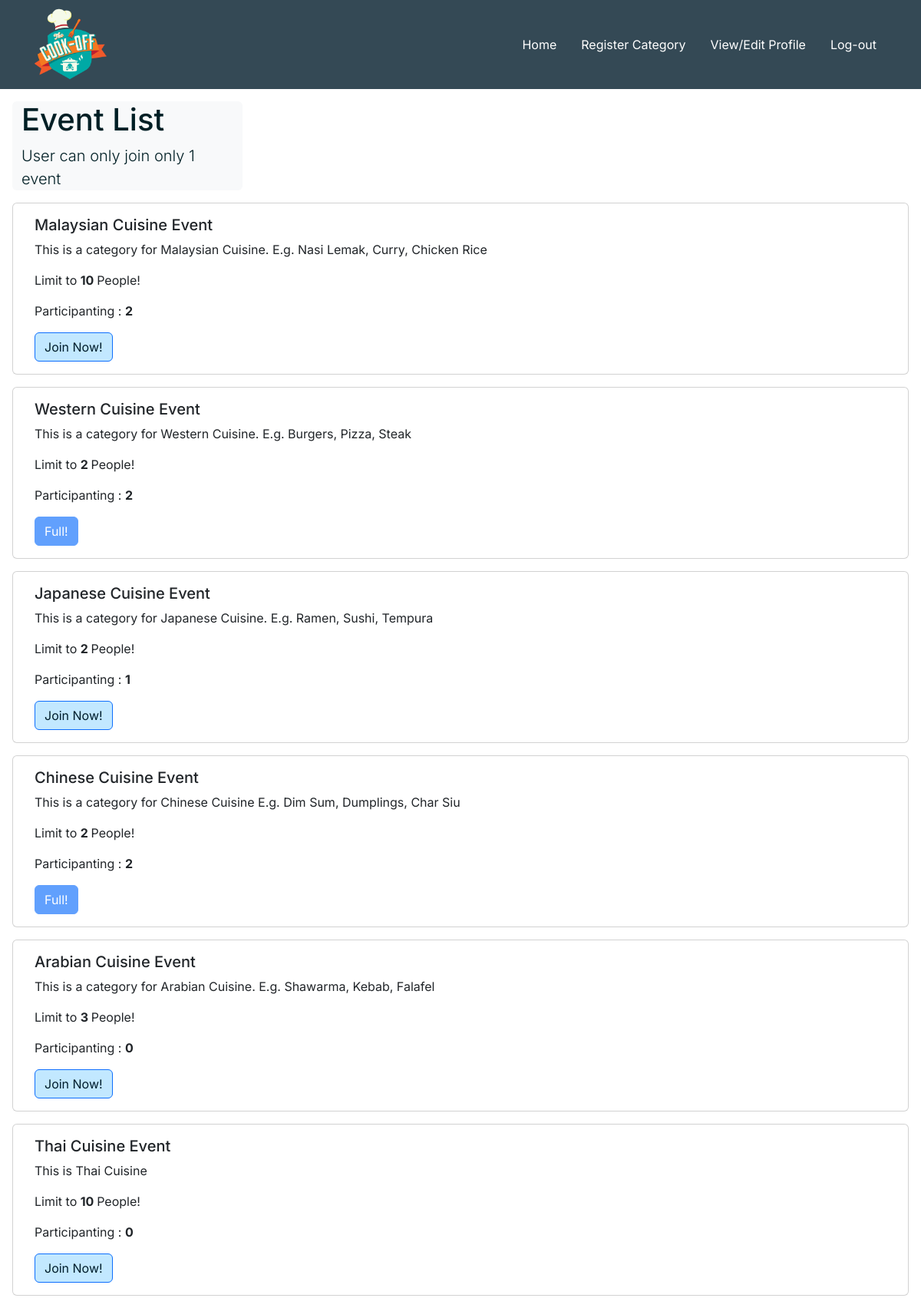
Screenshot of /src/main2.php (signed in) with the database file from the repository.
### tables this page shows
CREATE TABLE IF NOT EXISTS `category1` (
  `id_Category` int NOT NULL AUTO_INCREMENT,
  `Category` varchar(255) NOT NULL,
  `CategoryQuota` varchar(255) NOT NULL,
  `Descrip` varchar(255) NOT NULL,
  PRIMARY KEY (`id_Category`)
);

### src/main2.php (the view, shortened to what this page needs)
<?php
$servername = "localhost";
$userdb = "root";
$passworddb = "";
$dbname = "database1";
$conn = mysqli_connect($servername, $userdb, $passworddb, $dbname);
$sql = "SELECT * FROM category1 WHERE NOT id_Category=1";
$result = mysqli_query($conn, $sql);
?>
<!DOCTYPE html>
<html lang="en">
<head>
  <link href="https://cdn.jsdelivr.net/npm/bootstrap@5.3.0-alpha3/dist/css/bootstrap.min.css" rel="stylesheet"
><link rel="stylesheet" href="styles.css" />
</head>
<body>
  <?php include 'header.php'; ?>
  <div class="container-fluid m-3 bg-light col-3 rounded-2">
    <h1>Event List</h1>
    <div class=lead>User can only join only 1 event</div>
  </div>
  <?php if (mysqli_num_rows($result) > 0) {
    while ($table = mysqli_fetch_array($result, MYSQLI_NUM)) {
      $id = $table[0];
      $Name = $table[1];
      $Quota = $table[2];
      $Dercription = $table[3];
      $sql_count = "SELECT * FROM table1 WHERE id_Category = $id ";
      $count = mysqli_num_rows(mysqli_query($conn, $sql_count));
      ?>
      <div class="row m-3 ">
        <div class="card">
          <div class="card-body">
            <h5 class="card-title">
              <?php echo "$Name" ?> Event
            </h5>
            <p class="card-text">
              <?php echo "$Dercription" ?>
            </p>
            <p class="card-text">
              Limit to <strong>
                <?php echo "$Quota" ?>
              </strong> People!
            </p>
            <p class="card-text">
              Participanting : <strong>
                <?php echo "$count" ?>
              </strong>
            </p>
            <?php
            if ($count >= $Quota) {
              echo "<button href='#' class='btn btn-primary' disabled>Full!</button>";
            } else {
              echo "<form method='POST' action='main2.php'><button class='btn btn-primary'name='update'type='submit' onclick='return myconfirmed()' value='$id'>Join Now!</button></form>";
            }
            ?>
          </div>
        </div>
      </div>
      <?php
    }
  } else {
    echo "<h1>No Upcoming/Ongoing Event</h1>";
  }
  ?>
</body>
</html>

### src/header.php (shortened to what this page needs)
<head>
<link href="https://cdn.jsdelivr.net/npm/bootstrap@5.3.0-alpha3/dist/css/bootstrap.min.css" rel="stylesheet"
><link rel="stylesheet" href="styles.css" />
<link rel="stylesheet" href="styles.css">
</head>
<header class="top-fixed">
    <div class="px-3 py-2 bg-dark">
        <div class="container">
            <div class="d-flex flex-wrap align-items-center justify-content-center justify-content-lg-start">
                <a href="#" class="d-flex align-items-center my-2 my-lg-0 me-lg-auto text-white text-decoration-none">
                    <img src="../public/logo.png" alt="logo" width="100" height="100" />
                </a>
                <ul class="nav col-12 col-lg-auto my-2 justify-content-center my-md-0 text-small">
                    <li>
                        <a href="main.php" class="nav-link text-white"> Home </a>
                    </li>
                    <li>
                        <a href="main2.php" class="nav-link text-white active">
                            Register Category
                        </a>
                    </li>
                    <li>
                        <a href="main3.php" class="nav-link text-white"> View/Edit Profile </a>
                    </li>
                    <li>
                        <a href="logout.php" class="nav-link text-white"> Log-out</a>
                    </li>
                </ul>
            </div>
        </div>
    </div>
</header>

### src/styles.css (style rules this page uses)
* { font-family: 'Inter',sans-serif; }
body { background-color: #ffffff; color:#001f25; }
.bg-dark { background-color: #344955 !important; color:#ffffff; }
.btn-primary { background-color: #c2e8ff; color:#001e2c; }

### rows the page displays
category1: Category "Malaysian Cuisine", Descrip "This is a category for Malaysian Cuisine. E.g. Nasi Lemak, Curry, Chicken Rice", CategoryQuota "10", count "2", $id 5 (drawn)
category1: Category "Western Cuisine", Descrip "This is a category for Western Cuisine. E.g. Burgers, Pizza, Steak", CategoryQuota "2", count "2", shows "Full!"
category1: Category "Japanese Cuisine", Descrip "This is a category for Japanese Cuisine. E.g. Ramen, Sushi, Tempura", CategoryQuota "2", count "1", $id 7 (drawn)
category1: Category "Chinese Cuisine", Descrip "This is a category for Chinese Cuisine E.g. Dim Sum, Dumplings, Char Siu", CategoryQuota "2", count "2", shows "Full!"
category1: Category "Arabian Cuisine", Descrip "This is a category for Arabian Cuisine. E.g. Shawarma, Kebab, Falafel", CategoryQuota "3", count "0", $id 10 (drawn)
category1: Category "Thai Cuisine", Descrip "This is Thai Cuisine", CategoryQuota "10", count "0", $id 11 (drawn)
